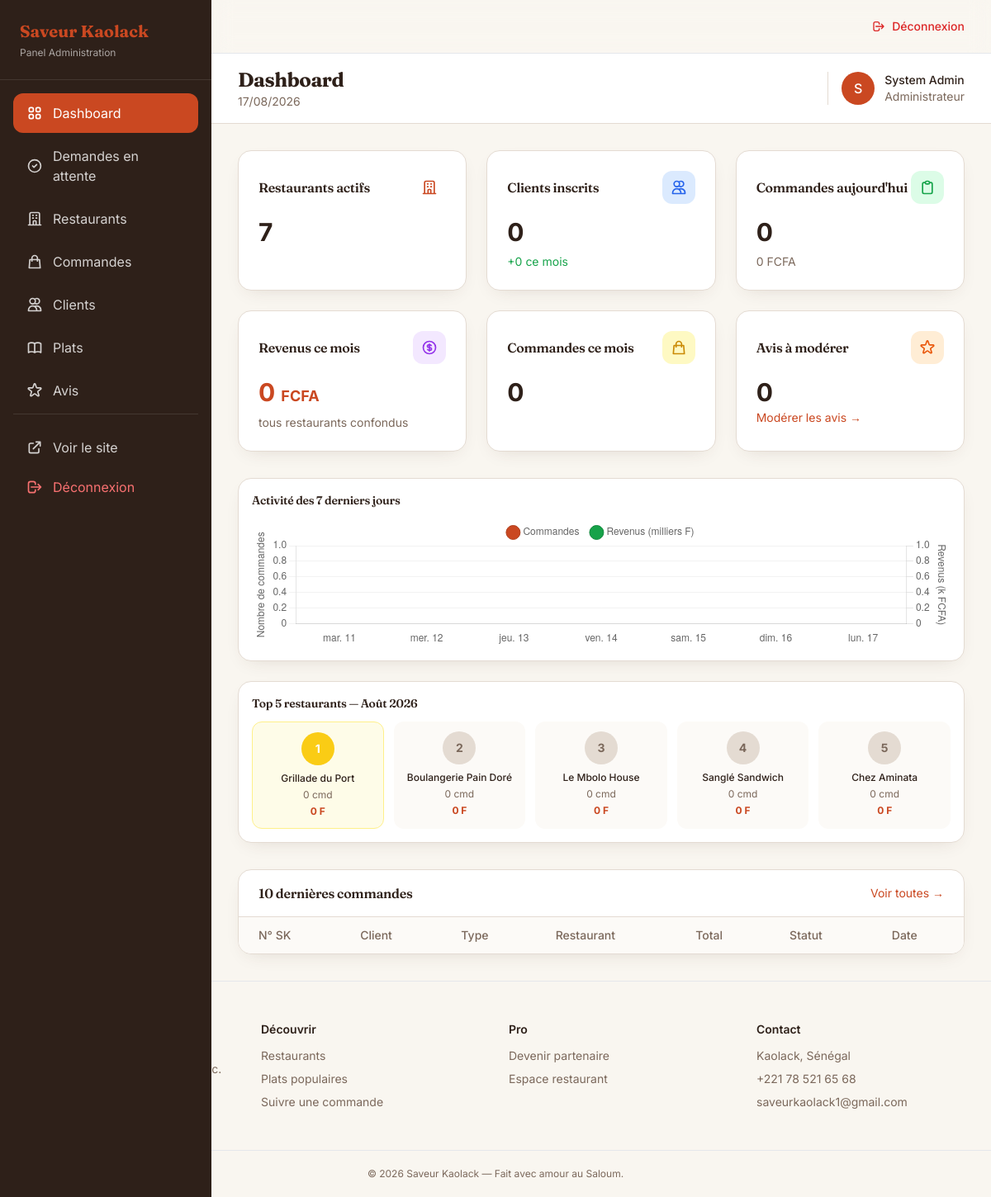
The page /admin/index.php (signed in) on the database as committed earlier.
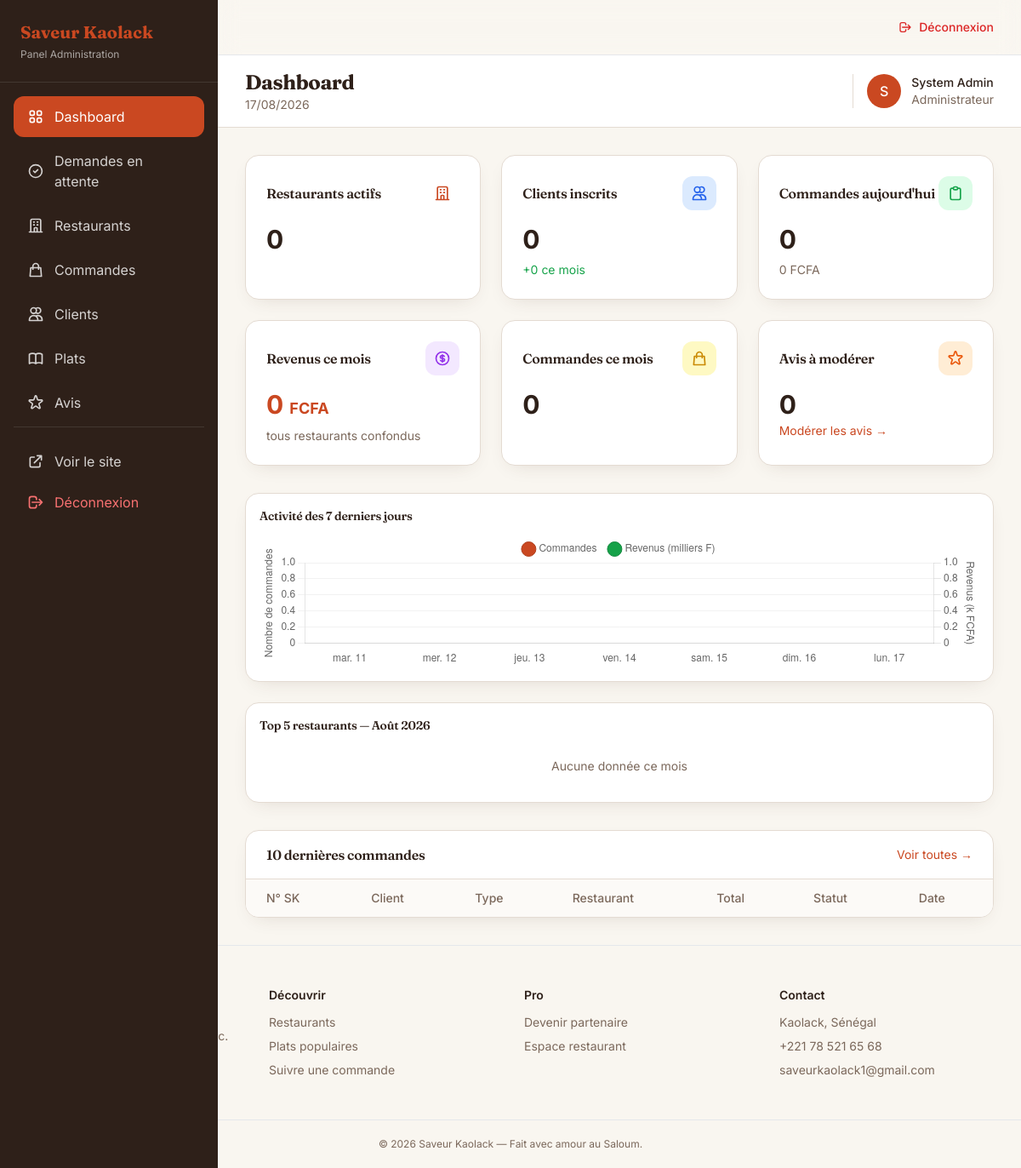
The same page on the database as committed later.
### tables this page shows
CREATE TABLE `restaurants` (
  `id`                  int(11)       NOT NULL AUTO_INCREMENT,
  `nom`                 varchar(100)  NOT NULL,
  `description`         text          DEFAULT NULL,
  `telephone`           varchar(20)   DEFAULT NULL,
  `email`               varchar(100)  DEFAULT NULL,
  `adresse`             varchar(255)  DEFAULT NULL,
  `quartier`            varchar(50)   DEFAULT NULL,
  `categorie_id`        int(11)       DEFAULT NULL,
  `photo_banniere`      varchar(255)  DEFAULT NULL,
  `photo_resto`         varchar(255)  DEFAULT NULL,
  `logo`                varchar(255)  DEFAULT NULL,
  `heure_ouverture`     time          DEFAULT '08:00:00',
  `heure_fermeture`     time          DEFAULT '22:00:00',
  `delai_livraison_min` int(11)       DEFAULT 20,
  `delai_livraison_max` int(11)       DEFAULT 45,
  `frais_livraison`     int(11)       DEFAULT 1000,
  `commande_minimum`    int(11)       DEFAULT 3000,
  `note_moyenne`        decimal(2,1)  DEFAULT 4.5,
  `nb_avis`             int(11)       DEFAULT 0,
  `est_nouveau`         tinyint(1)    DEFAULT 0,
  `statut`              enum('actif','inactif','ferme','en_attente','refuse') DEFAULT 'en_attente',
  `created_at`          timestamp     NOT NULL DEFAULT current_timestamp(),
  `utilisateur_id`      int(11)       DEFAULT NULL,
  `wave_api_key`        varchar(255)  DEFAULT NULL,
  `telegram_bot_token`  varchar(200)  DEFAULT NULL,
  `telegram_chat_id`    varchar(100)  DEFAULT NULL,
  `latitude`            decimal(10,8) DEFAULT NULL,
  `longitude`           decimal(11,8) DEFAULT NULL,
  PRIMARY KEY (`id`),
  KEY `categorie_id`   (`categorie_id`),
  KEY `utilisateur_id` (`utilisateur_id`),
  CONSTRAINT `restaurants_ibfk_1` FOREIGN KEY (`categorie_id`)   REFERENCES `categories`   (`id`),
  CONSTRAINT `restaurants_ibfk_2` FOREIGN KEY (`utilisateur_id`) REFERENCES `utilisateurs` (`id`)
);

### admin/index.php (the view, shortened to what the rows shown need)
<?php
$graphique_data = $top_restaurants = $dernieres_commandes = $restos_attente = [];
try {
    $pdo = getDB();
    $stmt = $pdo->prepare("
        SELECT DATE(created_at) as jour, COUNT(*) as nb_commandes, COALESCE(SUM(total), 0) as revenus
        FROM commandes
        WHERE created_at >= DATE_SUB(NOW(), INTERVAL 7 DAY)
        AND statut != 'annulee'
        GROUP BY DATE(created_at)
        ORDER BY jour ASC
    ");
    $stmt->execute();
    $graphique_data = $stmt->fetchAll(PDO::FETCH_ASSOC);
    $stmt = $pdo->prepare("
        SELECT r.id, r.nom, COUNT(c.id) as nb_commandes, COALESCE(SUM(c.total), 0) as revenus
        FROM restaurants r
        LEFT JOIN commandes c ON r.id = c.restaurant_id AND MONTH(c.created_at) = MONTH(NOW()) AND c.statut != 'annulee'
        WHERE r.statut = 'actif'
        GROUP BY r.id
        ORDER BY nb_commandes DESC
        LIMIT 5
    ");
    $stmt->execute();
    $top_restaurants = $stmt->fetchAll(PDO::FETCH_ASSOC);
} catch (PDOException $e) {
    $erreur = 'Erreur BDD : ' . $e->getMessage();
}
require_once '../includes/header.php';
?>
<div class="min-h-screen bg-[hsl(38_44%_96%)]">
    <main class="lg:ml-64">
        <header class="bg-white border-b border-[hsl(30_25%_86%)] px-8 py-4">
            <div class="flex items-center justify-between">
                <div class="flex items-center gap-3">
                    <div>
                    <h1 class="font-display text-2xl font-bold text-[hsl(20_30%_14%)]">Dashboard</h1>
                    </div>
                </div>
            </div>
        </header>
        <div class="p-8 space-y-8">
            <div class="grid grid-cols-1 gap-6">
                <div class="bg-white rounded-2xl border border-[hsl(30_25%_86%)] p-4 shadow-soft">
                    <?php if (!empty($top_restaurants)): ?>
                    <div class="grid grid-cols-5 gap-3">
                        <?php foreach ($top_restaurants as $index => $resto): ?>
                        <div class="text-center p-3 rounded-xl <?php echo $index === 0 ? 'bg-yellow-50 border border-yellow-200' : 'bg-[hsl(36_50%_98%)]'; ?>">
                            <div class="h-10 w-10 rounded-full <?php echo $index === 0 ? 'bg-yellow-400 text-white' : 'bg-[hsl(30_25%_86%)] text-[hsl(25_15%_42%)]'; ?> flex items-center justify-center font-bold text-sm mx-auto mb-2">
                                <?php echo $index + 1; ?>
                            </div>
                            <div class="font-medium text-[hsl(20_30%_14%)] text-xs truncate" title="<?php echo htmlspecialchars($resto['nom']); ?>"><?php echo htmlspecialchars($resto['nom']); ?></div>
                            <div class="text-xs text-[hsl(25_15%_42%)] mt-1"><?php echo $resto['nb_commandes']; ?> cmd</div>
                            <div class="font-bold text-[hsl(14_72%_46%)] text-xs mt-1"><?php echo number_format($resto['revenus'], 0, ',', ' '); ?> F</div>
                        </div>
                        <?php endforeach; ?>
                    </div>
                    <?php else: ?>
                    <p class="text-center text-[hsl(25_15%_42%)] py-4 text-sm">Aucune donnée ce mois</p>
                    <?php endif; ?>
                </div>
            </div>
            <div class="bg-white rounded-2xl border border-[hsl(30_25%_86%)] shadow-soft overflow-hidden">
                <div class="overflow-x-auto">
                    <table class="w-full text-sm">
                        <thead class="bg-[hsl(36_50%_98%)] text-[hsl(25_15%_42%)]">
                            <tr>
                                <th class="px-6 py-3 text-left font-medium">N° SK</th>
                                <th class="px-6 py-3 text-left font-medium">Client</th>
                                <th class="px-6 py-3 text-left font-medium">Type</th>
                                <th class="px-6 py-3 text-left font-medium">Restaurant</th>
                                <th class="px-6 py-3 text-left font-medium">Total</th>
                                <th class="px-6 py-3 text-left font-medium">Statut</th>
                                <th class="px-6 py-3 text-left font-medium">Date</th>
                            </tr>
                        </thead>
                    </table>
                </div>
            </div>
        </div>
    </main>
</div>
<script>
window.chartData = <?php echo json_encode($graphique_data); ?>;
</script>
<?php require_once '../includes/footer.php'; ?>

Rows that differ between the two databases and show on the page:
removed restaurants: nom "Grillade du Port", nb_commandes "0", revenus "0"
removed restaurants: nom "Boulangerie Pain Doré", nb_commandes "0", revenus "0"
removed restaurants: nom "Le Mbolo House", nb_commandes "0", revenus "0"
removed restaurants: nom "Sanglé Sandwich", nb_commandes "0", revenus "0"
removed restaurants: nom "Chez Aminata", nb_commandes "0", revenus "0"
Other text that changed with them:
$nb_restos_actifs: "7" → "0"
text now shown: "Aucune donnée ce mois"
